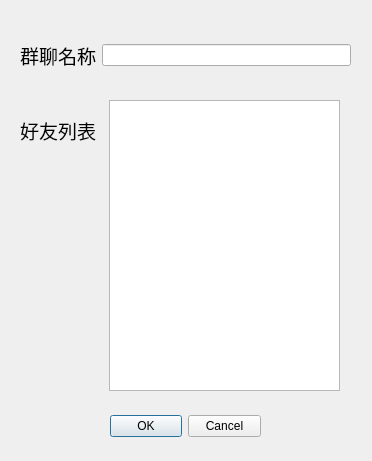
<?xml version="1.0" encoding="UTF-8"?>
<ui version="4.0">
 <class>CreateGroupDialog</class>
 <widget class="QDialog" name="CreateGroupDialog">
  <property name="geometry">
   <rect>
    <x>0</x>
    <y>0</y>
    <width>372</width>
    <height>461</height>
   </rect>
  </property>
  <property name="windowTitle">
   <string>Dialog</string>
  </property>
  <widget class="QDialogButtonBox" name="buttonBox">
   <property name="geometry">
    <rect>
     <x>110</x>
     <y>410</y>
     <width>151</width>
     <height>32</height>
    </rect>
   </property>
   <property name="orientation">
    <enum>Qt::Orientation::Horizontal</enum>
   </property>
   <property name="standardButtons">
    <set>QDialogButtonBox::StandardButton::Cancel|QDialogButtonBox::StandardButton::Ok</set>
   </property>
  </widget>
  <widget class="QWidget" name="horizontalLayoutWidget">
   <property name="geometry">
    <rect>
     <x>20</x>
     <y>20</y>
     <width>331</width>
     <height>71</height>
    </rect>
   </property>
   <layout class="QHBoxLayout" name="horizontalLayout">
    <item>
     <widget class="QLabel" name="label">
      <property name="text">
       <string>&lt;html&gt;&lt;head/&gt;&lt;body&gt;&lt;p&gt;&lt;span style=&quot; font-size:14pt;&quot;&gt;群聊名称&lt;/span&gt;&lt;/p&gt;&lt;/body&gt;&lt;/html&gt;</string>
      </property>
     </widget>
    </item>
    <item>
     <widget class="QLineEdit" name="groupNameLineEdit"/>
    </item>
   </layout>
  </widget>
  <widget class="QWidget" name="verticalLayoutWidget">
   <property name="geometry">
    <rect>
     <x>20</x>
     <y>110</y>
     <width>81</width>
     <height>41</height>
    </rect>
   </property>
   <layout class="QVBoxLayout" name="verticalLayout">
    <item>
     <widget class="QLabel" name="label_2">
      <property name="text">
       <string>&lt;html&gt;&lt;head/&gt;&lt;body&gt;&lt;p&gt;&lt;span style=&quot; font-size:14pt;&quot;&gt;好友列表&lt;/span&gt;&lt;/p&gt;&lt;/body&gt;&lt;/html&gt;</string>
      </property>
     </widget>
    </item>
   </layout>
  </widget>
  <widget class="QWidget" name="verticalLayoutWidget_2">
   <property name="geometry">
    <rect>
     <x>109</x>
     <y>100</y>
     <width>231</width>
     <height>291</height>
    </rect>
   </property>
   <layout class="QVBoxLayout" name="verticalLayout_2">
    <item>
     <widget class="QListWidget" name="friendsListWidget">
      <property name="selectionMode">
       <enum>QAbstractItemView::SelectionMode::MultiSelection</enum>
      </property>
     </widget>
    </item>
   </layout>
  </widget>
 </widget>
 <resources/>
 <connections>
  <connection>
   <sender>buttonBox</sender>
   <signal>accepted()</signal>
   <receiver>CreateGroupDialog</receiver>
   <slot>accept()</slot>
   <hints>
    <hint type="sourcelabel">
     <x>248</x>
     <y>254</y>
    </hint>
    <hint type="destinationlabel">
     <x>157</x>
     <y>274</y>
    </hint>
   </hints>
  </connection>
  <connection>
   <sender>buttonBox</sender>
   <signal>rejected()</signal>
   <receiver>CreateGroupDialog</receiver>
   <slot>reject()</slot>
   <hints>
    <hint type="sourcelabel">
     <x>316</x>
     <y>260</y>
    </hint>
    <hint type="destinationlabel">
     <x>286</x>
     <y>274</y>
    </hint>
   </hints>
  </connection>
 </connections>
</ui>
